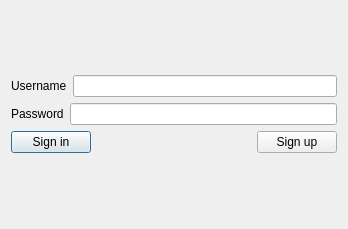
<?xml version="1.0" encoding="UTF-8"?>
<ui version="4.0">
 <class>Login</class>
 <widget class="QDialog" name="Login">
  <property name="geometry">
   <rect>
    <x>0</x>
    <y>0</y>
    <width>348</width>
    <height>229</height>
   </rect>
  </property>
  <property name="windowTitle">
   <string>Login</string>
  </property>
  <layout class="QGridLayout" name="gridLayout">
   <item row="0" column="0">
    <layout class="QVBoxLayout" name="verticalLayout">
     <item>
      <layout class="QHBoxLayout" name="horizontalLayout_3">
       <item>
        <widget class="QLabel" name="label_usr">
         <property name="text">
          <string>Username</string>
         </property>
        </widget>
       </item>
       <item>
        <widget class="QLineEdit" name="edit_usr"/>
       </item>
      </layout>
     </item>
     <item>
      <layout class="QHBoxLayout" name="horizontalLayout_2">
       <item>
        <widget class="QLabel" name="label_pwd">
         <property name="text">
          <string>Password</string>
         </property>
        </widget>
       </item>
       <item>
        <widget class="QLineEdit" name="edit_pwd">
         <property name="inputMethodHints">
          <set>Qt::ImhHiddenText|Qt::ImhNoAutoUppercase|Qt::ImhNoPredictiveText</set>
         </property>
         <property name="echoMode">
          <enum>QLineEdit::Password</enum>
         </property>
        </widget>
       </item>
      </layout>
     </item>
     <item>
      <layout class="QHBoxLayout" name="horizontalLayout">
       <item>
        <widget class="QPushButton" name="btn_signin">
         <property name="text">
          <string>Sign in</string>
         </property>
        </widget>
       </item>
       <item>
        <spacer name="horizontalSpacer">
         <property name="orientation">
          <enum>Qt::Horizontal</enum>
         </property>
         <property name="sizeHint" stdset="0">
          <size>
           <width>98</width>
           <height>20</height>
          </size>
         </property>
        </spacer>
       </item>
       <item>
        <widget class="QPushButton" name="btn_signup">
         <property name="text">
          <string>Sign up</string>
         </property>
        </widget>
       </item>
      </layout>
     </item>
    </layout>
   </item>
  </layout>
 </widget>
 <resources/>
 <connections/>
</ui>
